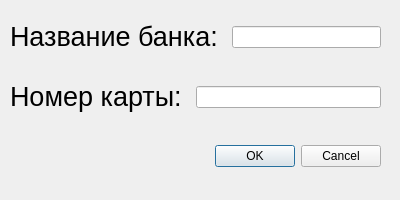
<?xml version="1.0" encoding="UTF-8"?>
<ui version="4.0">
 <class>Add_card</class>
 <widget class="QMainWindow" name="Add_card">
  <property name="geometry">
   <rect>
    <x>0</x>
    <y>0</y>
    <width>400</width>
    <height>200</height>
   </rect>
  </property>
  <property name="windowTitle">
   <string>MainWindow</string>
  </property>
  <widget class="QWidget" name="centralwidget">
   <widget class="QWidget" name="layoutWidget">
    <property name="geometry">
     <rect>
      <x>10</x>
      <y>20</y>
      <width>371</width>
      <height>34</height>
     </rect>
    </property>
    <layout class="QHBoxLayout" name="horizontalLayout">
     <item>
      <widget class="QLabel" name="crypto_buy_text">
       <property name="font">
        <font>
         <pointsize>20</pointsize>
        </font>
       </property>
       <property name="text">
        <string>&lt;html&gt;&lt;head/&gt;&lt;body&gt;&lt;p&gt;Название банка: &lt;/p&gt;&lt;/body&gt;&lt;/html&gt;</string>
       </property>
      </widget>
     </item>
     <item>
      <widget class="QLineEdit" name="name_bank_edit"/>
     </item>
    </layout>
   </widget>
   <widget class="QDialogButtonBox" name="buttonBox">
    <property name="geometry">
     <rect>
      <x>210</x>
      <y>140</y>
      <width>171</width>
      <height>32</height>
     </rect>
    </property>
    <property name="orientation">
     <enum>Qt::Horizontal</enum>
    </property>
    <property name="standardButtons">
     <set>QDialogButtonBox::Cancel|QDialogButtonBox::Ok</set>
    </property>
   </widget>
   <widget class="QWidget" name="layoutWidget_2">
    <property name="geometry">
     <rect>
      <x>10</x>
      <y>80</y>
      <width>371</width>
      <height>34</height>
     </rect>
    </property>
    <layout class="QHBoxLayout" name="horizontalLayout_2">
     <item>
      <widget class="QLabel" name="crypto_buy_text_2">
       <property name="font">
        <font>
         <pointsize>20</pointsize>
        </font>
       </property>
       <property name="text">
        <string>&lt;html&gt;&lt;head/&gt;&lt;body&gt;&lt;p&gt;Номер карты: &lt;/p&gt;&lt;/body&gt;&lt;/html&gt;</string>
       </property>
      </widget>
     </item>
     <item>
      <widget class="QLineEdit" name="number_card_edit"/>
     </item>
    </layout>
   </widget>
  </widget>
 </widget>
 <resources/>
 <connections/>
</ui>
